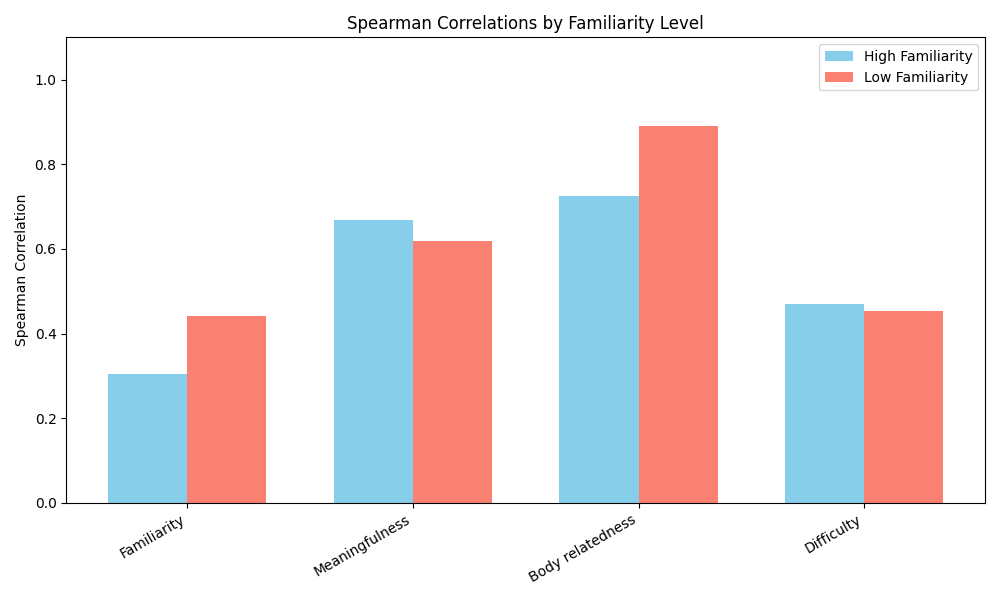

The Python source for this figure:
import matplotlib.pyplot as plt
import pandas as pd
import numpy as np

# Dati
data = {
    "familiarity": ["high","low","high","low","high","low","high","low"],
    "dimension": ["Familiarity","Familiarity","Meaningfulness","Meaningfulness",
                  "Body relatedness","Body relatedness","Difficulty","Difficulty"],
    "spearman_corr": [0.30565530792406964,0.4413728075075479,0.6686950705331726,
                      0.6187238887485114,0.7261261988212666,0.8909090909090911,
                      0.47017558681165794,0.4528364754821528],
    "p_value": [0.00010436675290270726,1.1251697069119902e-08,1.4435942361771815e-21,
                1.5556308483036647e-17,3.5728492248434736e-08,0.0002334581703787316,
                0.0003340102550208981,1.720644158773435e-08]
}

df = pd.DataFrame(data)

# Barre per ogni dimensione
dimensions = df['dimension'].unique()
x = np.arange(len(dimensions))  # posizioni delle dimensioni
width = 0.35  # larghezza barre

# Creazione figura
fig, ax = plt.subplots(figsize=(10,6))

# Barre high e low
high_corr = df[df['familiarity']=='high'].set_index('dimension')['spearman_corr'].reindex(dimensions)
low_corr = df[df['familiarity']=='low'].set_index('dimension')['spearman_corr'].reindex(dimensions)

# Disegna le barre
bars1 = ax.bar(x - width/2, high_corr, width, label='High Familiarity', color='skyblue')
bars2 = ax.bar(x + width/2, low_corr, width, label='Low Familiarity', color='salmon')

# Aggiungi asterischi sopra le barre se p_value > 0.05 o > 0.1
for i, dim in enumerate(dimensions):
    # High
    p = df[(df['familiarity']=='high') & (df['dimension']==dim)]['p_value'].values[0]
    if p > 0.1:
        ax.text(i - width/2, high_corr[i]+0.03, '**', ha='center', va='bottom', fontsize=12)
    elif p > 0.05:
        ax.text(i - width/2, high_corr[i]+0.03, '*', ha='center', va='bottom', fontsize=12)
    # Low
    p = df[(df['familiarity']=='low') & (df['dimension']==dim)]['p_value'].values[0]
    if p > 0.1:
        ax.text(i + width/2, low_corr[i]+0.03, '**', ha='center', va='bottom', fontsize=12)
    elif p > 0.05:
        ax.text(i + width/2, low_corr[i]+0.03, '*', ha='center', va='bottom', fontsize=12)

# Etichette e titolo
ax.set_ylabel('Spearman Correlation')
ax.set_xticks(x)
ax.set_xticklabels(dimensions, rotation=30, ha='right')
ax.set_title('Spearman Correlations by Familiarity Level')
ax.legend()
ax.set_ylim(0, 1.1)  # lascia spazio per asterischi

plt.tight_layout()
plt.savefig("spearman_correlations.png", dpi=300)
plt.show()
